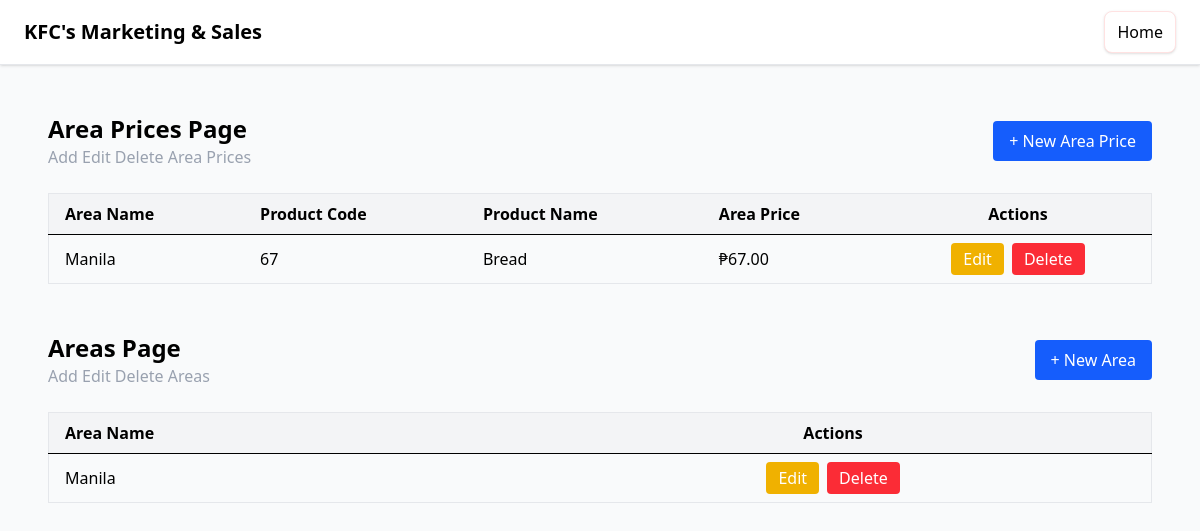
The app's page /area_prices/ with its own data.
### area_prices/models.py (models this page shows, shortened)
class AreaPrice(models.Model):
  area_price_id = models.BigAutoField(primary_key=True)
  area_name = models.ForeignKey(Area, on_delete=models.CASCADE)
  product_name = models.ForeignKey(Product, on_delete=models.CASCADE)
  area_price = models.DecimalField(max_digits=10, decimal_places=2, default=Decimal('0.00'))

class Area(models.Model):
  area_id = models.BigAutoField(primary_key=True)
  area_name = models.CharField(max_length=255)
  class Meta:
    ordering = ['area_name']

### products/models.py (models this page shows, shortened)
class Product(models.Model):
  product_id = models.BigAutoField(primary_key=True)
  product_code = models.CharField(max_length=255, )
  product_name = models.CharField(max_length=255, )
  factory_price = models.DecimalField(max_digits=10, decimal_places=2)
  shelf_life = models.CharField(max_length=255, )
  product_packaging = models.CharField(max_length=255, )
  discontinued = models.BooleanField(default=False)
  class Meta:
    ordering = ['product_name']

### area_prices/views.py (the view)
# urls.py: path('', views.area_price_list, name='area_price_list'),
def area_price_list(request):
  area_prices = AreaPrice.objects.all()
  areas = Area.objects.all()
  return render(request, 'area_prices/home.html', {
    'area_prices': area_prices,
    'areas': areas,
    })

### templates/area_prices/home.html
{% extends 'base.html' %}
{% block content %}
<div class="p-6 space-y-6">
  {% include 'area_prices/components/header.html' %}
  {% include 'area_prices/components/list.html' %}
</div>
<div class="p-6 space-y-6">
  {% include 'area_prices/components/area/components/header.html' %}
  {% include 'area_prices/components/area/components/list.html' %}
</div>
{% endblock content %}

### templates/area_prices/components/list.html
<div class="overflow-x-auto">
  <table class="min-w-full border border-gray-200 rounded-lg">
    <thead class="bg-gray-100">
      <tr>
        <th class="px-4 py-2 text-left">Area Name</th>
        <th class="px-4 py-2 text-left">Product Code</th>
        <th class="px-4 py-2 text-left">Product Name</th>
        <th class="px-4 py-2 text-left">Area Price</th>
        <th class="px-4 py-2 text-center">Actions</th>
      </tr>
    </thead>
    <tbody>
      {% for area_price in area_prices %}
      <tr class="border-t hover:bg-gray-50">
        <td class="px-4 py-2">
          {{ area_price.area_name.area_name }}
        </td>
        <td class="px-4 py-2">
          {{ area_price.product_name.product_code }}
        </td>
        <td class="px-4 py-2">
          {{ area_price.product_name.product_name }}
        </td>
        <td class="px-4 py-2">
          ₱{{ area_price.area_price }}
        </td>
        <td class="px-4 py-2">
          <div class="flex justify-center gap-2">
            <a
              href="{% url 'area_price_edit' area_price.area_price_id %}"
              class="rounded bg-yellow-500 px-3 py-1 text-white hover:bg-yellow-600"
            >
              Edit
            </a>
            <a
              href="{% url 'area_price_delete' area_price.area_price_id %}"
              class="rounded bg-red-500 px-3 py-1 text-white hover:bg-red-600"
            >
              Delete
            </a>
          </div>
        </td>
      </tr>
      {% empty %}
      <tr>
        <td colspan="7" class="px-4 py-6 text-center text-gray-500">
          No area prices found.
        </td>
      </tr>
      {% endfor %}
    </tbody>
  </table>
</div>

### templates/area_prices/components/area/components/list.html
<div class="overflow-x-auto">
  <table class="min-w-full border border-gray-200 rounded-lg">
    <thead class="bg-gray-100">
      <tr>
        <th class="px-4 py-2 text-left">Area Name</th>
        <th class="px-4 py-2 text-center">Actions</th>
      </tr>
    </thead>
    <tbody>
      {% for area in areas %}
      <tr class="border-t hover:bg-gray-50">
        <td class="px-4 py-2">
          {{ area.area_name }}
        </td>
        <td class="px-4 py-2">
          <div class="flex justify-center gap-2">
            <a
              href="{% url 'area_edit' area.area_id %}"
              class="rounded bg-yellow-500 px-3 py-1 text-white hover:bg-yellow-600"
            >
              Edit
            </a>
            <a
              href="{% url 'area_delete' area.area_id %}"
              class="rounded bg-red-500 px-3 py-1 text-white hover:bg-red-600"
            >
              Delete
            </a>
          </div>
        </td>
      </tr>
      {% empty %}
      <tr>
        <td colspan="7" class="px-4 py-6 text-center text-gray-500">
          No areas found.
        </td>
      </tr>
      {% endfor %}
    </tbody>
  </table>
</div>

### records on screen
AreaPrice: area_name.area_name "Manila", product_name.product_code "67", product_name.product_name "Bread", area_price "67.00"
Area: area_name "Manila"
